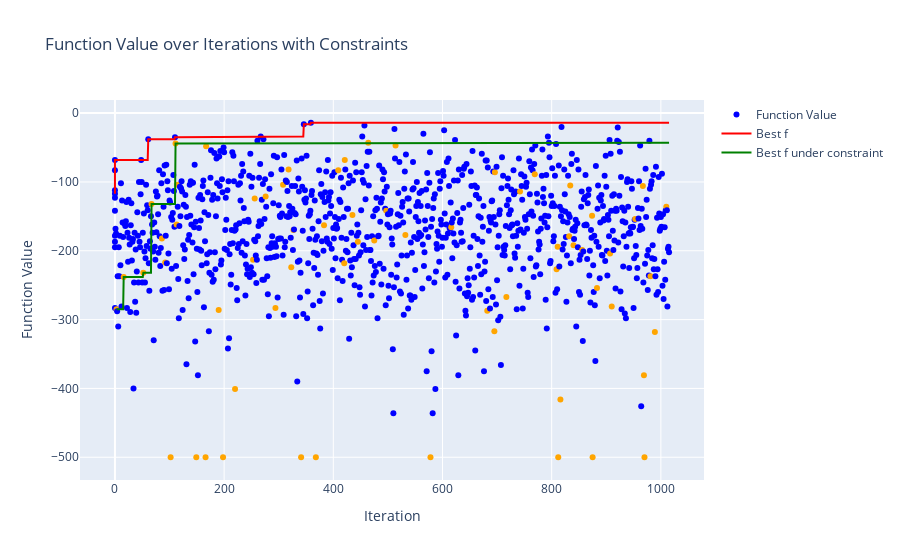

The code cell stored with this chart in its notebook:
### Code cell
filename = search_log_files(LOG_DIR, ["2024-08-29", "tanh_4"])[0]
print(filename)
print()

log_file_path = os.path.join(LOG_DIR, filename)
df_merged, settings = parse_and_prepare_data(log_file_path)

print("実験設定")
display(settings)
print()
display(df_merged)

plot_function_values(df_merged)

### Figure 1 — Plotly figure (JSON) as saved in the notebook; plotly's stock layout.template omitted (floating-point values rounded to 4 significant figures; data arrays with more than 128 entries replaced by an {"elided": "..."} marker saying what was removed)
{"data": [{"marker": {"color": {"elided": "1025 str values"}}, "mode": "markers", "name": "Function Value", "type": "scatter", "x": {"elided": "1025 int values"}, "y": {"elided": "1025 int values"}}, {"line": {"color": "red"}, "mode": "lines", "name": "Best f", "type": "scatter", "x": {"elided": "1025 int values"}, "y": {"elided": "1025 int values"}}, {"line": {"color": "green"}, "mode": "lines", "name": "Best f under constraint", "type": "scatter", "x": {"elided": "1025 int values"}, "y": {"elided": "1025 int values"}}], "layout": {"showlegend": true, "title": {"text": "Function Value over Iterations with Constraints"}, "xaxis": {"title": {"text": "Iteration"}}, "yaxis": {"title": {"text": "Function Value"}}}}
